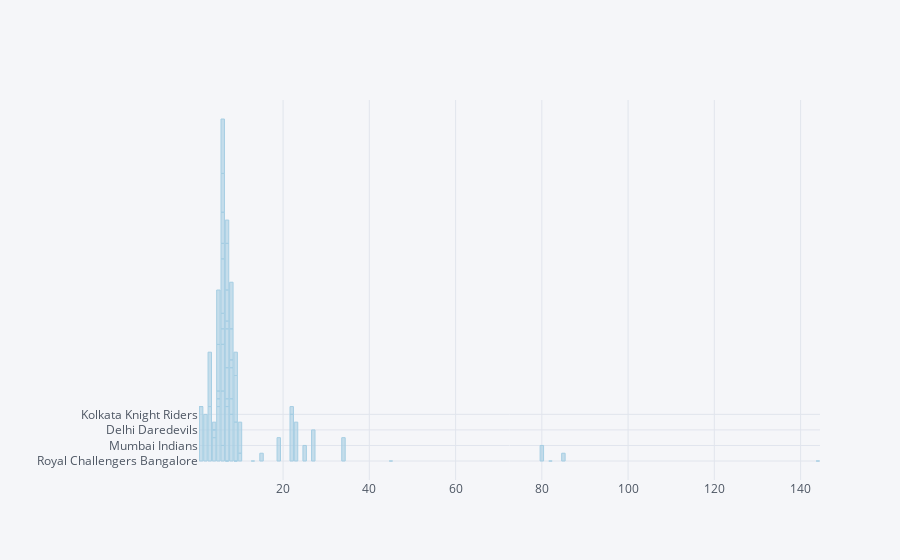

Notebook code cell kept with this figure:
### Code cell
# data.groupby('match_winner')['Win_Margin'].sort_values(ascending = False)
s1 = data[['Win_Margin', 'match_winner']].sort_values('Win_Margin', ascending=False)
s1.iplot(kind = 'bar', x = 'Win_Margin', y = 'match_winner', colorscale = 'paired')

### Figure 1 — Plotly figure (JSON) as saved in the notebook; plotly's stock layout.template omitted (floating-point values rounded to 4 significant figures)
{"data": [{"marker": {"color": "rgba(166, 206, 227, 0.6)", "line": {"color": "rgba(166, 206, 227, 1.0)", "width": 1}}, "name": "match_winner", "orientation": "v", "text": "", "type": "bar", "x": [144, 85, 82, 80, 45, 34, 27, 25, 23, 22, 22, 19, 15, 13, 10, 10, 9, 9, 9, 9, 8, 8, 8, 8, 8, 8, 7, 7, 7, 7, 7, 7, 7, 7, 7, 6, 6, 6, 6, 6, 6, 6, 6, 6, 6, 6, 5, 5, 5, 5, 5, 4, 4, 4, 4, 3, 3, 2, 1, 1], "y": ["Royal Challengers Bangalore", "Sunrisers Hyderabad", "Royal Challengers Bangalore", "Mumbai Indians", "Royal Challengers Bangalore", "Rising Pune Supergiants", "Delhi Daredevils", "Mumbai Indians", "Kings XI Punjab", "Kolkata Knight Riders", "Sunrisers Hyderabad", "Rising Pune Supergiants", "Sunrisers Hyderabad", "Royal Challengers Bangalore", "Sunrisers Hyderabad", "Delhi Daredevils", "Royal Challengers Bangalore", "Kings XI Punjab", "Kolkata Knight Riders", "Rising Pune Supergiants", "Kolkata Knight Riders", "Mumbai Indians", "Delhi Daredevils", "Sunrisers Hyderabad", "Delhi Daredevils", "Kolkata Knight Riders", "Royal Challengers Bangalore", "Gujarat Lions", "Sunrisers Hyderabad", "Delhi Daredevils", "Kings XI Punjab", "Sunrisers Hyderabad", "Delhi Daredevils", "Kolkata Knight Riders", "Rising Pune Supergiants", "Mumbai Indians", "Gujarat Lions", "Kolkata Knight Riders", "Royal Challengers Bangalore", "Mumbai Indians", "Mumbai Indians", "Gujarat Lions", "Mumbai Indians", "Delhi Daredevils", "Kings XI Punjab", "Gujarat Lions", "Gujarat Lions", "Sunrisers Hyderabad", "Sunrisers Hyderabad", "Kolkata Knight Riders", "Gujarat Lions", "Rising Pune Supergiants", "Sunrisers Hyderabad", "Royal Challengers Bangalore", "Sunrisers Hyderabad", "Gujarat Lions", "Gujarat Lions", "Kolkata Knight Riders", "Gujarat Lions", "Royal Challengers Bangalore"]}], "layout": {"legend": {"bgcolor": "#F5F6F9", "font": {"color": "#4D5663"}}, "paper_bgcolor": "#F5F6F9", "plot_bgcolor": "#F5F6F9", "title": {"font": {"color": "#4D5663"}}, "xaxis": {"gridcolor": "#E1E5ED", "showgrid": true, "tickfont": {"color": "#4D5663"}, "title": {"font": {"color": "#4D5663"}, "text": ""}, "zerolinecolor": "#E1E5ED"}, "yaxis": {"gridcolor": "#E1E5ED", "showgrid": true, "tickfont": {"color": "#4D5663"}, "title": {"font": {"color": "#4D5663"}, "text": ""}, "zerolinecolor": "#E1E5ED"}}}
